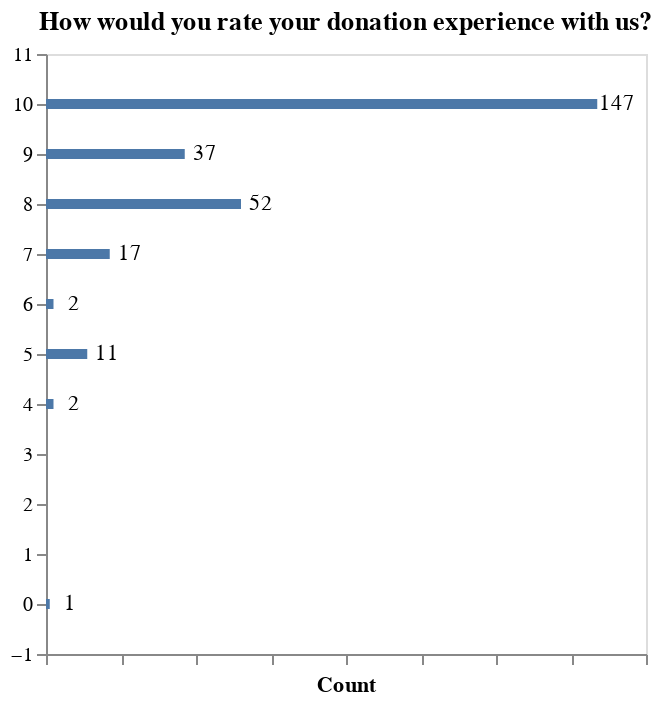

Notebook code cell kept with this figure:
### Code cell
rating_df = donor_survey_df[['donation_experience_rating']]


bar = alt.Chart(rating_df).mark_bar().encode(
    alt.X('count()', title='Count',axis=alt.Axis(labels=False, grid=False)),
    alt.Y('donation_experience_rating', sort='-x', title=None, axis=alt.Axis(tickCount=9, grid=False))).properties(title= 'How would you rate your donation experience with us? ')

text = alt.Chart(rating_df).mark_text(align='center', dx=10).encode(
    alt.Y('donation_experience_rating', sort='-x'),
    alt.X('count()'),
    alt.Text('count()'))

bar + text

### Figure 1 — Vega-Lite specification as saved in the notebook (floating-point values rounded to 4 significant figures; data arrays with more than 128 entries replaced by an {"elided": "..."} marker saying what was removed)
{"config": {"view": {"continuousWidth": 300, "continuousHeight": 300}}, "layer": [{"mark": {"type": "bar"}, "encoding": {"x": {"aggregate": "count", "axis": {"grid": false, "labels": false}, "title": "Count", "type": "quantitative"}, "y": {"axis": {"grid": false, "tickCount": 9}, "field": "donation_experience_rating", "sort": "-x", "title": null, "type": "quantitative"}}, "title": "How would you rate your donation experience with us? "}, {"mark": {"type": "text", "align": "center", "dx": 10}, "encoding": {"text": {"aggregate": "count", "type": "quantitative"}, "x": {"aggregate": "count", "type": "quantitative"}, "y": {"field": "donation_experience_rating", "sort": "-x", "type": "quantitative"}}}], "data": {"name": "data-c88ce7ef3986d6dc791e0ed409cca15e"}, "$schema": "https://vega.github.io/schema/vega-lite/v5.20.1.json", "datasets": {"data-c88ce7ef3986d6dc791e0ed409cca15e": {"elided": "274 records"}}}
